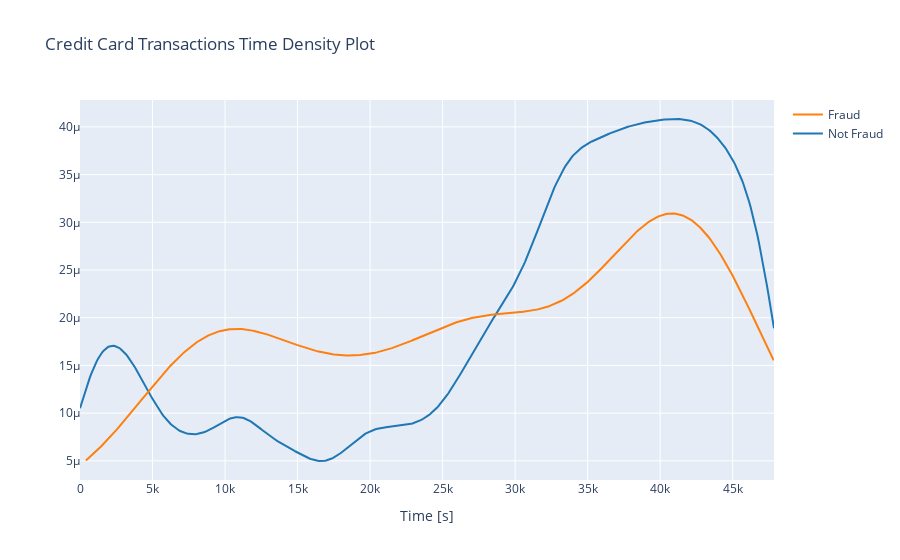

Notebook code for this chart:
### Markdown cell above
## Transacciones en el tiempo

### Code cell
class_0 = data_df.loc[data_df['Class'] == 0]["Time"]
class_1 = data_df.loc[data_df['Class'] == 1]["Time"]

hist_data = [class_0, class_1]
group_labels = ['Not Fraud', 'Fraud']

fig = ff.create_distplot(hist_data, group_labels, show_hist=False, show_rug=False)
fig['layout'].update(title='Credit Card Transactions Time Density Plot', xaxis=dict(title='Time [s]'))
iplot(fig, filename='dist_only')

### Figure 1 — Plotly figure (JSON) as saved in the notebook; plotly's stock layout.template omitted (floating-point values rounded to 4 significant figures; data arrays with more than 128 entries replaced by an {"elided": "..."} marker saying what was removed)
{"data": [{"legendgroup": "Not Fraud", "marker": {"color": "rgb(31, 119, 180)"}, "mode": "lines", "name": "Not Fraud", "showlegend": true, "x": {"elided": "500 float values"}, "xaxis": "x", "y": {"elided": "500 float values"}, "yaxis": "y", "type": "scatter"}, {"legendgroup": "Fraud", "marker": {"color": "rgb(255, 127, 14)"}, "mode": "lines", "name": "Fraud", "showlegend": true, "x": {"elided": "500 float values"}, "xaxis": "x", "y": {"elided": "500 float values"}, "yaxis": "y", "type": "scatter"}], "layout": {"barmode": "overlay", "hovermode": "closest", "legend": {"traceorder": "reversed"}, "title": {"text": "Credit Card Transactions Time Density Plot"}, "xaxis": {"anchor": "y2", "domain": [0, 1], "title": {"text": "Time [s]"}, "zeroline": false}, "yaxis": {"anchor": "free", "domain": [0, 1], "position": 0}}}
